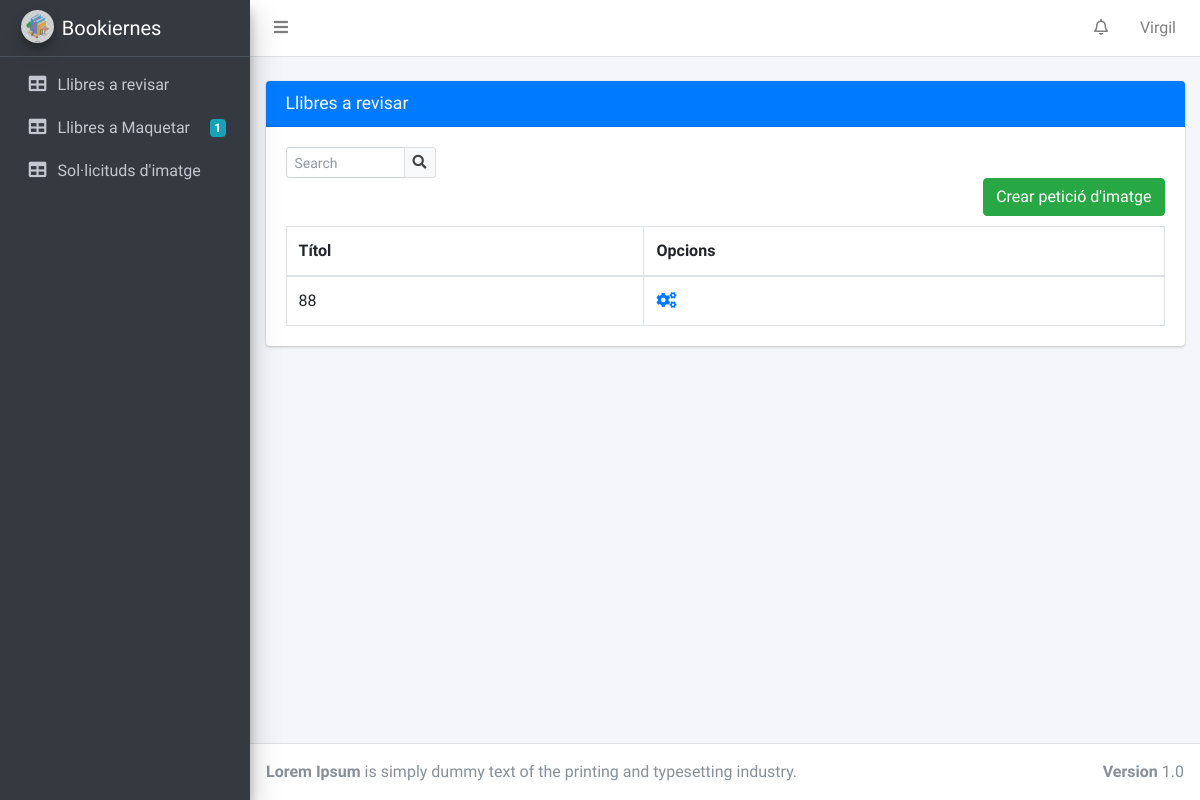
The app's page /editor_image_petitions (signed in), older data.
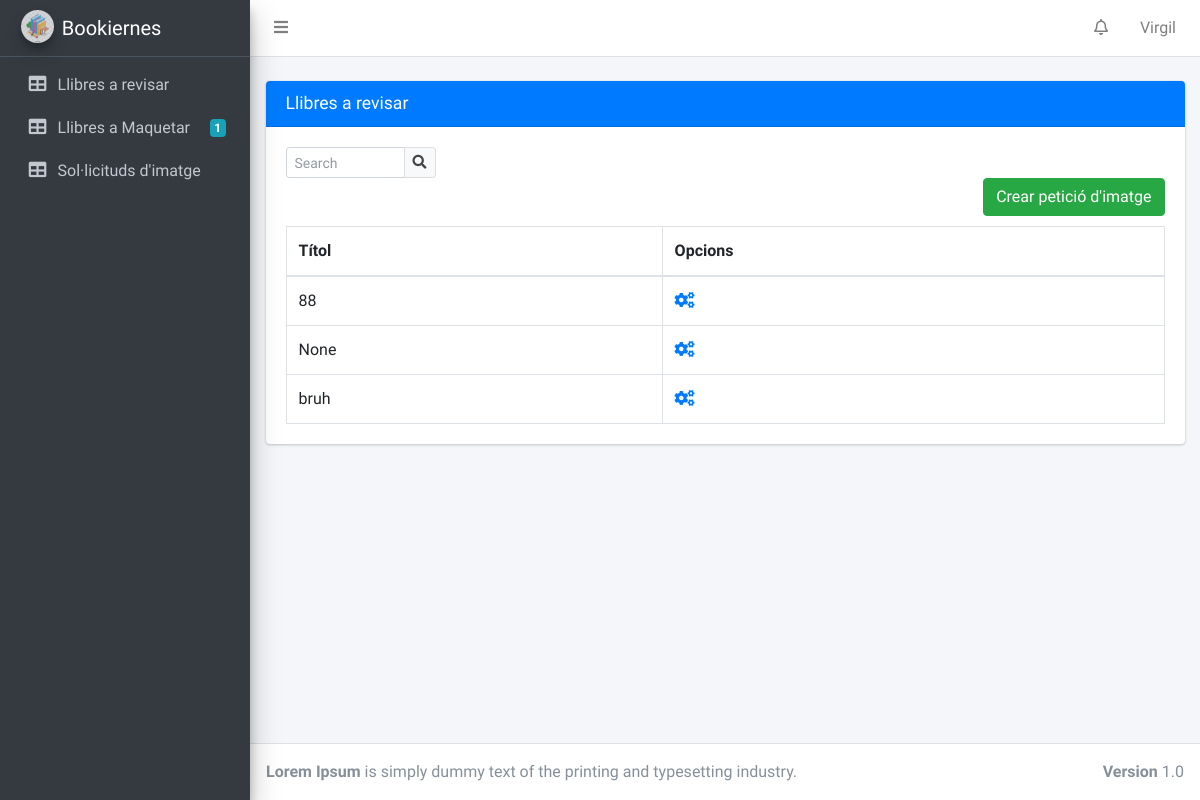
The same page, newer data.
### BookiernesApp/models.py (models this page shows)
class ImagePetition(models.Model):
    editor = models.ForeignKey(Editor, null=True, on_delete=models.PROTECT, related_name='editor_petition')
    graphic_designer = models.ForeignKey(GraphicDesigner, null=True, on_delete=models.PROTECT,
                                         related_name='graphic_designer_petition')
    title = models.CharField(null=True, max_length=255, blank=True)
    description = models.TextField(null=True, blank=True)
    date_received = models.DateField(null=True, blank=True)

### BookiernesApp/views/editor_views.py (the view)
# urls.py: path('editor_image_petitions', EditorImagePetitions.as_view(), name='editor_image_petitions'),
@method_decorator([login_required, editor_required], name='dispatch')
class EditorImagePetitions(TemplateView):
    model = ImagePetition
    template_name = 'html_templates/Editor/Editor_ImagePetitions.html'

### BookiernesApp/models.py (called while the page is built)
    def get_user_type_name(self):
        return dict(self.USER_TYPE_CHOICES)[self.user_type]

    def get_books_to_revise(self):
        return self.books_assigned.all().filter(Q(book_status="revised") | Q(book_status='modifying'))

    def get_books_to_design(self):
        return self.books_assigned.all().filter(Q(book_status="accepted") | Q(book_status='designing'))

### BookiernesApp/templates/html_templates/Editor/Editor_ImagePetitions.html (shortened to what this page needs)
{% extends "html_templates/Blocks/Base.html" %}
{% block head %}
    <link rel="stylesheet" href="../../../static/BookiernesApp/css/all.min.css">
    <link rel="stylesheet" href="https://use.fontawesome.com/releases/v5.7.0/css/all.css"
>
    <link rel="stylesheet" href="../../../static/BookiernesApp/css/adminlte.min.css">
{% endblock %}
{% block content %}
    <div class="content-wrapper">
        <br>
        <section class="content">
            <div class="container-fluid">
                <div class="card card-primary">
                    <div class="card-header">
                        <h3 class="card-title">Llibres a revisar</h3>
                    </div>
                    <div class="card-body">
                        <div class="input-group input-group-sm" style="width: 150px;">
                            <input type="text" name="table_search" class="form-control float-right"
                                   placeholder="Search">
                            <div class="input-group-append">
                                <button type="submit" class="btn btn-default">
                                    <i class="fas fa-search"></i>
                                </button>
                            </div>
                        </div>
                        <a href="{% url 'BookiernesApp:editor_image_petition_create' %}">
                            <button class="btn btn-success float-right" style="margin-bottom: 10px">
                                Crear petició d'imatge
                            </button>
                        </a>
                        <br>
                        <table class="table table-bordered">
                            <thead>
                            <tr>
                                <th>Títol</th>
                                <th>Opcions</th>
                            </tr>
                            </thead>
                            <tbody>
                            {% for petition in user.editor_profile.editor_petition.all %}
                                <tr>
                                    <td>{{ petition.title }}</td>
                                    <td><a href="{% url 'BookiernesApp:image_petition_detail' petition.id %}"><i
                                            class="nav-icon fas fa-cogs"></i></a>
                                    </td>
                                </tr>
                            {% endfor %}
                            </tbody>
                        </table>
                    </div>
                </div>
            </div>
        </section>
    </div>
{% endblock %}

Row changes from the older to the newer data that the page shows:
added ImagePetition: title "None"
added ImagePetition: title "bruh"
